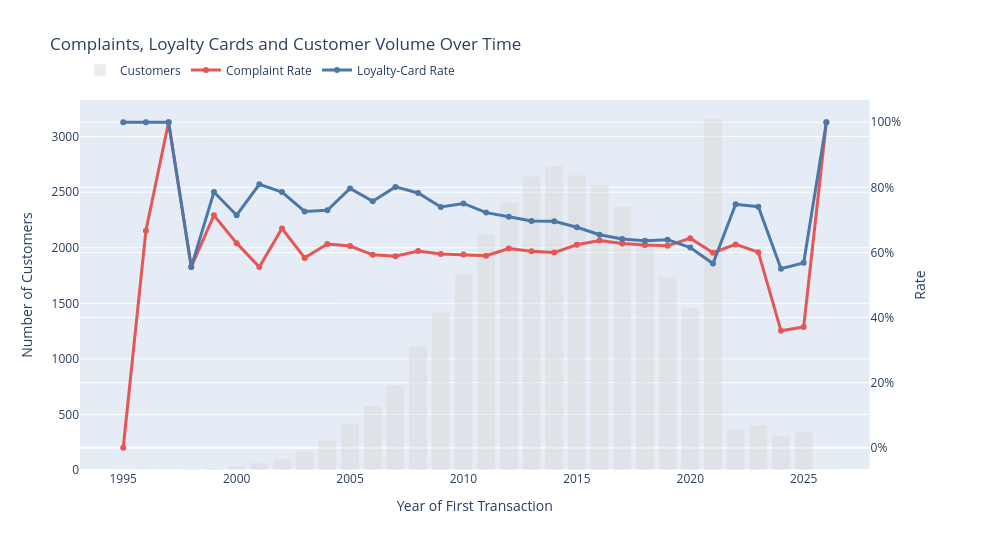

The notebook cell this image was saved under:
### Markdown cell above
## Complaints and Loyalty Over Time

The complaint and loyalty-card variables are temporarily converted into binary indicators to calculate rates by first-transaction year.

### Code cell
customer_info_eda['complained'] = (customer_info_eda['number_complaints'].fillna(0) > 0).astype(int)
customer_info_eda['loyalty_card'] = customer_info_eda['loyalty_card_number'].notna().astype(int)

plot_complaints_and_loyalty_over_time(customer_info_eda)

### Figure 1 — Plotly figure (JSON) as saved in the notebook; plotly's stock layout.template omitted (floating-point values rounded to 4 significant figures)
{"data": [{"marker": {"color": "#D9D9D9"}, "name": "Customers", "opacity": 0.5, "type": "bar", "x": [1995, 1996, 1997, 1998, 1999, 2000, 2001, 2002, 2003, 2004, 2005, 2006, 2007, 2008, 2009, 2010, 2011, 2012, 2013, 2014, 2015, 2016, 2017, 2018, 2019, 2020, 2021, 2022, 2023, 2024, 2025, 2026], "y": [1, 3, 3, 9, 14, 35, 63, 98, 168, 270, 418, 577, 765, 1119, 1417, 1764, 2122, 2409, 2643, 2735, 2653, 2566, 2369, 2060, 1738, 1457, 3163, 365, 401, 309, 345, 1]}, {"line": {"color": "#E45756", "width": 3}, "mode": "lines+markers", "name": "Complaint Rate", "type": "scatter", "x": [1995, 1996, 1997, 1998, 1999, 2000, 2001, 2002, 2003, 2004, 2005, 2006, 2007, 2008, 2009, 2010, 2011, 2012, 2013, 2014, 2015, 2016, 2017, 2018, 2019, 2020, 2021, 2022, 2023, 2024, 2025, 2026], "xaxis": "x", "y": [0, 0.6667, 1, 0.5556, 0.7143, 0.6286, 0.5556, 0.6735, 0.5833, 0.6259, 0.6196, 0.5927, 0.5882, 0.6041, 0.5949, 0.5935, 0.59, 0.6123, 0.6035, 0.5996, 0.6234, 0.6364, 0.6273, 0.6228, 0.6203, 0.6438, 0.5991, 0.6247, 0.601, 0.3592, 0.371, 1], "yaxis": "y2"}, {"line": {"color": "#4C78A8", "width": 3}, "mode": "lines+markers", "name": "Loyalty-Card Rate", "type": "scatter", "x": [1995, 1996, 1997, 1998, 1999, 2000, 2001, 2002, 2003, 2004, 2005, 2006, 2007, 2008, 2009, 2010, 2011, 2012, 2013, 2014, 2015, 2016, 2017, 2018, 2019, 2020, 2021, 2022, 2023, 2024, 2025, 2026], "xaxis": "x", "y": [1, 1, 1, 0.5556, 0.7857, 0.7143, 0.8095, 0.7857, 0.7262, 0.7296, 0.7967, 0.7574, 0.8013, 0.7828, 0.7396, 0.7506, 0.7224, 0.7094, 0.6966, 0.6958, 0.6773, 0.6543, 0.6416, 0.6359, 0.6392, 0.615, 0.5659, 0.7479, 0.7406, 0.5502, 0.5681, 1], "yaxis": "y2"}], "layout": {"height": 550, "legend": {"orientation": "h", "x": 0, "y": 1.12}, "title": {"text": "Complaints, Loyalty Cards and Customer Volume Over Time"}, "width": 1000, "xaxis": {"anchor": "y", "domain": [0, 0.94], "title": {"text": "Year of First Transaction"}}, "yaxis": {"anchor": "x", "domain": [0, 1], "title": {"text": "Number of Customers"}}, "yaxis2": {"anchor": "x", "overlaying": "y", "side": "right", "tickformat": ".0%", "title": {"text": "Rate"}}}}
